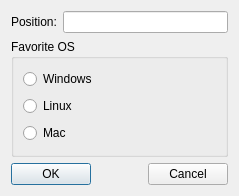
<?xml version="1.0" encoding="UTF-8"?>
<ui version="4.0">
 <class>InfoDialog</class>
 <widget class="QDialog" name="InfoDialog">
  <property name="geometry">
   <rect>
    <x>0</x>
    <y>0</y>
    <width>239</width>
    <height>196</height>
   </rect>
  </property>
  <property name="windowTitle">
   <string>Dialog</string>
  </property>
  <layout class="QVBoxLayout" name="verticalLayout_2">
   <item>
    <layout class="QHBoxLayout" name="horizontalLayout">
     <item>
      <widget class="QLabel" name="label">
       <property name="text">
        <string>Position:</string>
       </property>
      </widget>
     </item>
     <item>
      <widget class="QLineEdit" name="positionLineEdit"/>
     </item>
    </layout>
   </item>
   <item>
    <widget class="QGroupBox" name="groupBox">
     <property name="title">
      <string>Favorite OS</string>
     </property>
     <layout class="QVBoxLayout" name="verticalLayout">
      <item>
       <widget class="QRadioButton" name="windowsRadioButton">
        <property name="text">
         <string>Windows</string>
        </property>
       </widget>
      </item>
      <item>
       <widget class="QRadioButton" name="linuxRadioButton">
        <property name="text">
         <string>Linux</string>
        </property>
       </widget>
      </item>
      <item>
       <widget class="QRadioButton" name="macRadioButton">
        <property name="text">
         <string>Mac</string>
        </property>
       </widget>
      </item>
     </layout>
    </widget>
   </item>
   <item>
    <layout class="QHBoxLayout" name="horizontalLayout_2">
     <item>
      <widget class="QPushButton" name="okButton">
       <property name="text">
        <string>OK</string>
       </property>
      </widget>
     </item>
     <item>
      <spacer name="horizontalSpacer">
       <property name="orientation">
        <enum>Qt::Horizontal</enum>
       </property>
       <property name="sizeType">
        <enum>QSizePolicy::Preferred</enum>
       </property>
       <property name="sizeHint" stdset="0">
        <size>
         <width>80</width>
         <height>20</height>
        </size>
       </property>
      </spacer>
     </item>
     <item>
      <widget class="QPushButton" name="cancelButton">
       <property name="text">
        <string>Cancel</string>
       </property>
      </widget>
     </item>
    </layout>
   </item>
  </layout>
 </widget>
 <resources/>
 <connections/>
</ui>
